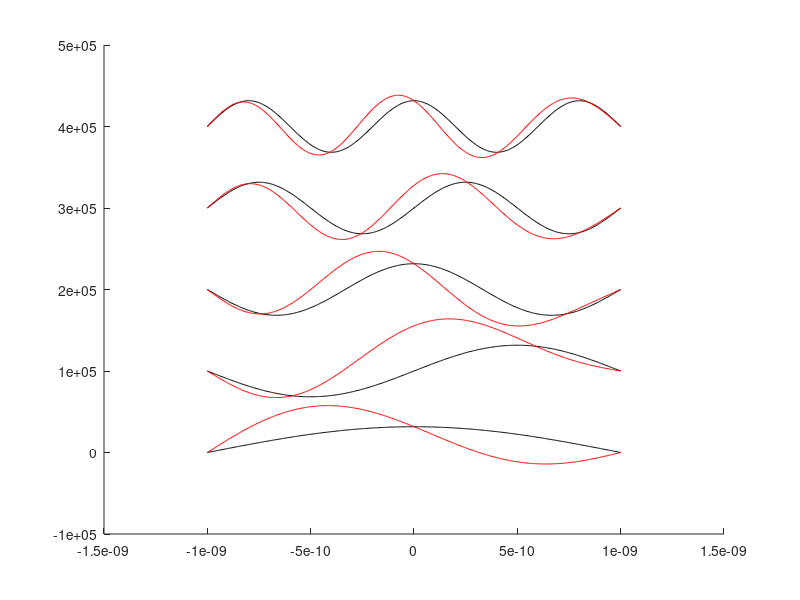
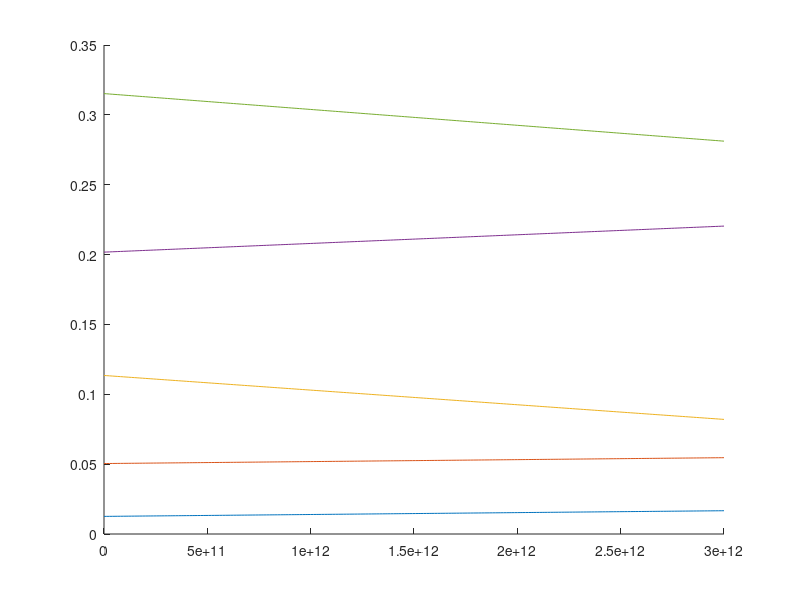

The MATLAB source for these figures, in order:
% Soll grafik 1: Psi(x)
% Variablen:
%	l
%	x
%	epsilon (= 1)
%	n
%	Psi(x)
% Ausgabe in PS und PDF

% Soll grafik 2: E(n, a)
% Variablen:
%	l
%	epsilon
%	n
%	E(n, a)
% Ausgabe in PS und PDF

%-----Variabeln-----
l = 10^-9;
xSteps = 225;
delta = (l/xSteps);
%x = -l*1.5 : delta : +l*1.5;
x = -l : delta : +l;
n = 1 : 200;
nPlot = 1 : 5;
kurvenVersatz = 1e5
%n = [1, 2];

%-----Verarbeitung-----
m = 9.10938291*10^-31;		% Elektronenmasse
h = 6062606957*10^-34;		% Planck-Konstante
hQuer = h/2*pi;
E = zeros(1, length(n));
Psi = zeros(length(n), length(x));
for ln = n
    E(ln) = h^2*ln^2 / (32*m*l^2);
    %k = sqrt(2*m*E/(hQuer^2));
    %k = ln*pi*x / (2*l);
    k = pi/l * (n+1/2);
    LamdaP = 1i*k;
    LamdaN = -LamdaP;
    %y = (exp(LamdaP(ln)*x) + (-1)^(ln+1).*exp(LamdaN(ln)*x)) ./ (2*1i^(ln+1));
    if mod(ln, 2) == 0
        y = sin(ln*pi*x/(2*l));
    else
        y = cos(ln*pi*x/(2*l));
    end
    Psi(ln,1:length(x)) = 1/sqrt(l) .* y;
end

%-----Verarbeitung gestört-----
gamma = 0;
epsilon = 5* 10^-4;
E1_k = zeros(1, length(n));
H1 = x;
PsiG = zeros(length(n), length(x));

loopCount = 0;
for ln = n
	E1_k(ln) = dot(Psi(ln, :), H1.*Psi(ln, :));
	
	psi1_l = zeros(1, length(x));

	k = ln;
	for l = n % + ceil(l/2)
		if l ~= k
%			psi0_l = sum(~Psi(l, :).*H1.*Psi(k, :).*delta) / (E(k)-E(l));
			psi0_l = dot(Psi(l, :), H1.*Psi(k, :)) / (E(k)-E(l));
			psi1_l = psi1_l + psi0_l .* Psi(l, :);
			loopCount = loopCount + 1;
		end
	end
	
	PsiG(ln, 1:length(x)) = (1+1i*epsilon*gamma).*Psi(ln, 1:length(x)) ...
													+ epsilon.*psi1_l;
end

%-----Plot grafik 1: Psi(x)-----
clf('reset')			% clear figure
hold on;

s = zeros(1, length(n));
for ln = nPlot		% ungestoerter Plot
	%plot(x, Psi(ln, :) + (ln-1)*2e05, 'Color', 'black')		% Psi
    plot(x, Psi(ln, :) +(ln-1)*kurvenVersatz, 'Color', 'black')		% Psi

	s(ln) = sum(Psi(ln, :).^2.*delta);
end

% print('Psi_ungestoert', '-depsc', '-noui')
% print('Psi_ungestoert', '-dpdf', '-noui')

% figure
% hold on;

sG = zeros(1, length(n));
for ln = nPlot		% gestoerter Plot
	%plot(x, PsiG(ln, 1:length(x)) + (ln-1)*2e05, 'Color', 'red')		% Psi
    plot(x, PsiG(ln, 1:length(x)) + (ln-1)*kurvenVersatz, 'Color', 'red')		% Psi

	sG(ln) = sum(PsiG(ln, :).^2.*delta);
end

% print('Psi_gestoert', '-depsc', '-noui')
print('Psi_gestoert', '-dpdf', '-noui')

%-----Plot grafik 2: E(n, a)-----
figure
hold on;
epsilon = 3 *10^12
xEpsilon = 0 : epsilon / xSteps : epsilon;
for ln = nPlot		% Energie Plot
	plot(xEpsilon, E(ln) + xEpsilon*E1_k(ln))		% Psis
end

%print('Energie_gestoert', '-depsc', '-noui')
print('Energie_gestoert', '-dpdf', '-noui')

hold off
